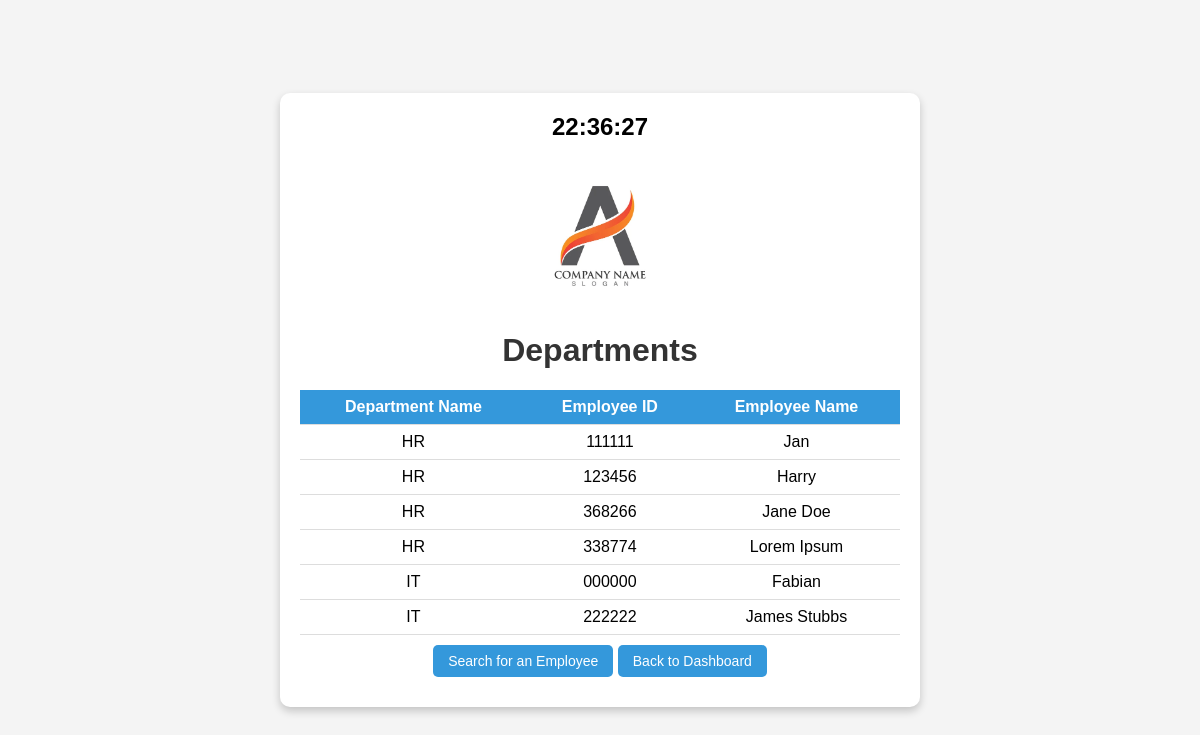
Screenshot of /departments/ with the database file from the repository.
### employees/models.py (models this page shows, shortened)
class Department(models.Model):
    Department_name = models.CharField(max_length=100, default='General')

class Employee(AbstractBaseUser):
    employee_id = models.CharField(max_length=6, unique=True)
    name = models.CharField(max_length=100)
    passcode = models.CharField(max_length=6)
    department = models.ForeignKey(
        Department,
        on_delete=models.CASCADE,
        related_name='employees',
        null=False,
        default=""
    )
    is_manager = models.BooleanField(default=False)
    archived = models.BooleanField(default=False)
    archive_date = models.DateTimeField(null=True, blank=True)
    profile_picture = models.ImageField(upload_to='profile_pictures/', blank=True, null=True,default='profile_pictures/default.jpg')
    objects = EmployeeManager()
    USERNAME_FIELD = 'employee_id'
    REQUIRED_FIELDS = ['name']

### employees/views.py (the view)
# urls.py: path('departments/',views.department_list, name='departments'),
def department_list(request):
    departments = Department.objects.prefetch_related(
        Prefetch('employees', queryset=Employee.objects.filter(archived=False))).all()
    return render(request, 'departments.html', {'departments': departments})

### employees/templates/employees/departments.html (shortened to what this page needs)
{% load static %}
<!DOCTYPE html>
<html lang="en">
<head>
</head>
<body>
    <div class="container">
        <div>
            <div class="clock" id="clock">00:00:00</div>
            <img src="{% static 'images/logo.jpg' %}" alt="Company Logo" class="logo">
            <h1>Departments</h1>
            <table>
                <tr>
                    <th>Department Name</th>
                    <th>Employee ID</th>
                    <th>Employee Name</th>
                </tr>
                {% for department in departments %}
                    {% for employee in department.employees.all %}
                        <tr>
                            <td>{{ department.Department_name }}</td>
                            <td>{{ employee.employee_id }}</td>
                            <td>{{ employee.name }}</td>
                        </tr>
                    {% endfor %}
                {% empty %}
                    <tr>
                        <td colspan="3">No departments available</td>
                    </tr>
                {% endfor %}
            </table>
            <a href="{% url 'filter_search' %}" class="department-view-btn">Search for an Employee</a>
            <a href="{% url 'manager_dashboard' %}" class="department-view-btn">Back to Dashboard</a>
        </div>
    </div>
</body>
</html>

### employees/templates/employees/departments.html (style rules this page uses)
body { font-family: Arial, sans-serif; background-color: #f4f4f4; display: flex; justify-content: center; align-items: center; height: 100vh; margin: 0; }
.container { background: white; padding: 20px; border-radius: 10px; box-shadow: 0 4px 8px rgba(0, 0, 0, 0.2); text-align: center; width: 80%; max-width: 600px; }
.clock { font-size: 24px; font-weight: bold; margin-bottom: 20px; }
.logo { width: 150px; height: 150px; object-fit: cover; border-radius: 50%; margin: 0 auto 20px auto; display: block; }
h1, h2 { color: #333; }
.department-view-btn { display: inline-block; margin: 10px auto; background-color: #3498db; color: white; padding: 8px 15px; border-radius: 5px; text-decoration: none; font-size: 14px; }
table { width: 100%; border-collapse: collapse; margin-top: 10px; }
th, td { padding: 8px; border-bottom: 1px solid #ddd; text-align: center; }
th { background-color: #3498db; color: white; }

### rows the page displays
Department: Department_name "HR"
Employee: employee_id "111111", name "Jan"
Employee: employee_id "123456", name "Harry"
Employee: employee_id "368266", name "Jane Doe"
Employee: employee_id "338774", name "Lorem Ipsum"
Department: Department_name "IT"
Employee: employee_id "000000", name "Fabian"
Employee: employee_id "222222", name "James Stubbs"
